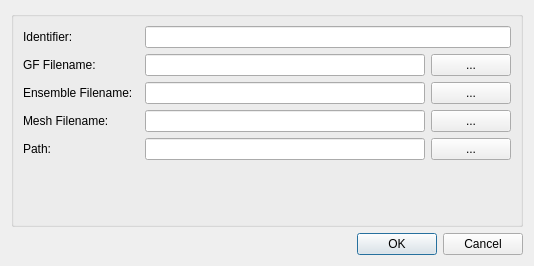
<?xml version="1.0" encoding="UTF-8"?>
<ui version="4.0">
 <class>Dialog</class>
 <widget class="QDialog" name="Dialog">
  <property name="geometry">
   <rect>
    <x>0</x>
    <y>0</y>
    <width>534</width>
    <height>266</height>
   </rect>
  </property>
  <property name="windowTitle">
   <string>Configure Fieldwork Model Source Step</string>
  </property>
  <layout class="QGridLayout" name="gridLayout">
   <item row="0" column="0">
    <widget class="QGroupBox" name="configGroupBox">
     <property name="title">
      <string/>
     </property>
     <layout class="QFormLayout" name="formLayout">
      <item row="0" column="0">
       <widget class="QLabel" name="idLabel">
        <property name="text">
         <string>Identifier:  </string>
        </property>
       </widget>
      </item>
      <item row="0" column="1">
       <widget class="QLineEdit" name="idLineEdit"/>
      </item>
      <item row="1" column="0">
       <widget class="QLabel" name="gfLabel">
        <property name="text">
         <string>GF Filename:  </string>
        </property>
       </widget>
      </item>
      <item row="2" column="0">
       <widget class="QLabel" name="ensLabel">
        <property name="text">
         <string>Ensemble Filename:  </string>
        </property>
       </widget>
      </item>
      <item row="3" column="0">
       <widget class="QLabel" name="meshLabel">
        <property name="text">
         <string>Mesh Filename:  </string>
        </property>
       </widget>
      </item>
      <item row="4" column="0">
       <widget class="QLabel" name="pathLabel">
        <property name="text">
         <string>Path:  </string>
        </property>
       </widget>
      </item>
      <item row="1" column="1">
       <layout class="QHBoxLayout" name="horizontalLayout">
        <item>
         <widget class="QLineEdit" name="gfLocLineEdit"/>
        </item>
        <item>
         <widget class="QPushButton" name="gfLocButton">
          <property name="text">
           <string>...</string>
          </property>
         </widget>
        </item>
       </layout>
      </item>
      <item row="2" column="1">
       <layout class="QHBoxLayout" name="horizontalLayout_2">
        <item>
         <widget class="QLineEdit" name="ensLocLineEdit"/>
        </item>
        <item>
         <widget class="QPushButton" name="ensLocButton">
          <property name="text">
           <string>...</string>
          </property>
         </widget>
        </item>
       </layout>
      </item>
      <item row="3" column="1">
       <layout class="QHBoxLayout" name="horizontalLayout_3">
        <item>
         <widget class="QLineEdit" name="meshLocLineEdit"/>
        </item>
        <item>
         <widget class="QPushButton" name="meshLocButton">
          <property name="text">
           <string>...</string>
          </property>
         </widget>
        </item>
       </layout>
      </item>
      <item row="4" column="1">
       <layout class="QHBoxLayout" name="horizontalLayout_4">
        <item>
         <widget class="QLineEdit" name="pathLocLineEdit"/>
        </item>
        <item>
         <widget class="QPushButton" name="pathLocButton">
          <property name="text">
           <string>...</string>
          </property>
         </widget>
        </item>
       </layout>
      </item>
     </layout>
    </widget>
   </item>
   <item row="1" column="0">
    <widget class="QDialogButtonBox" name="buttonBox">
     <property name="orientation">
      <enum>Qt::Horizontal</enum>
     </property>
     <property name="standardButtons">
      <set>QDialogButtonBox::Cancel|QDialogButtonBox::Ok</set>
     </property>
    </widget>
   </item>
  </layout>
 </widget>
 <tabstops>
  <tabstop>idLineEdit</tabstop>
  <tabstop>gfLocLineEdit</tabstop>
  <tabstop>gfLocButton</tabstop>
  <tabstop>ensLocLineEdit</tabstop>
  <tabstop>ensLocButton</tabstop>
  <tabstop>meshLocLineEdit</tabstop>
  <tabstop>meshLocButton</tabstop>
  <tabstop>pathLocLineEdit</tabstop>
  <tabstop>pathLocButton</tabstop>
  <tabstop>buttonBox</tabstop>
 </tabstops>
 <resources/>
 <connections>
  <connection>
   <sender>buttonBox</sender>
   <signal>accepted()</signal>
   <receiver>Dialog</receiver>
   <slot>accept()</slot>
   <hints>
    <hint type="sourcelabel">
     <x>266</x>
     <y>281</y>
    </hint>
    <hint type="destinationlabel">
     <x>266</x>
     <y>151</y>
    </hint>
   </hints>
  </connection>
  <connection>
   <sender>buttonBox</sender>
   <signal>rejected()</signal>
   <receiver>Dialog</receiver>
   <slot>reject()</slot>
   <hints>
    <hint type="sourcelabel">
     <x>266</x>
     <y>281</y>
    </hint>
    <hint type="destinationlabel">
     <x>266</x>
     <y>151</y>
    </hint>
   </hints>
  </connection>
 </connections>
</ui>
